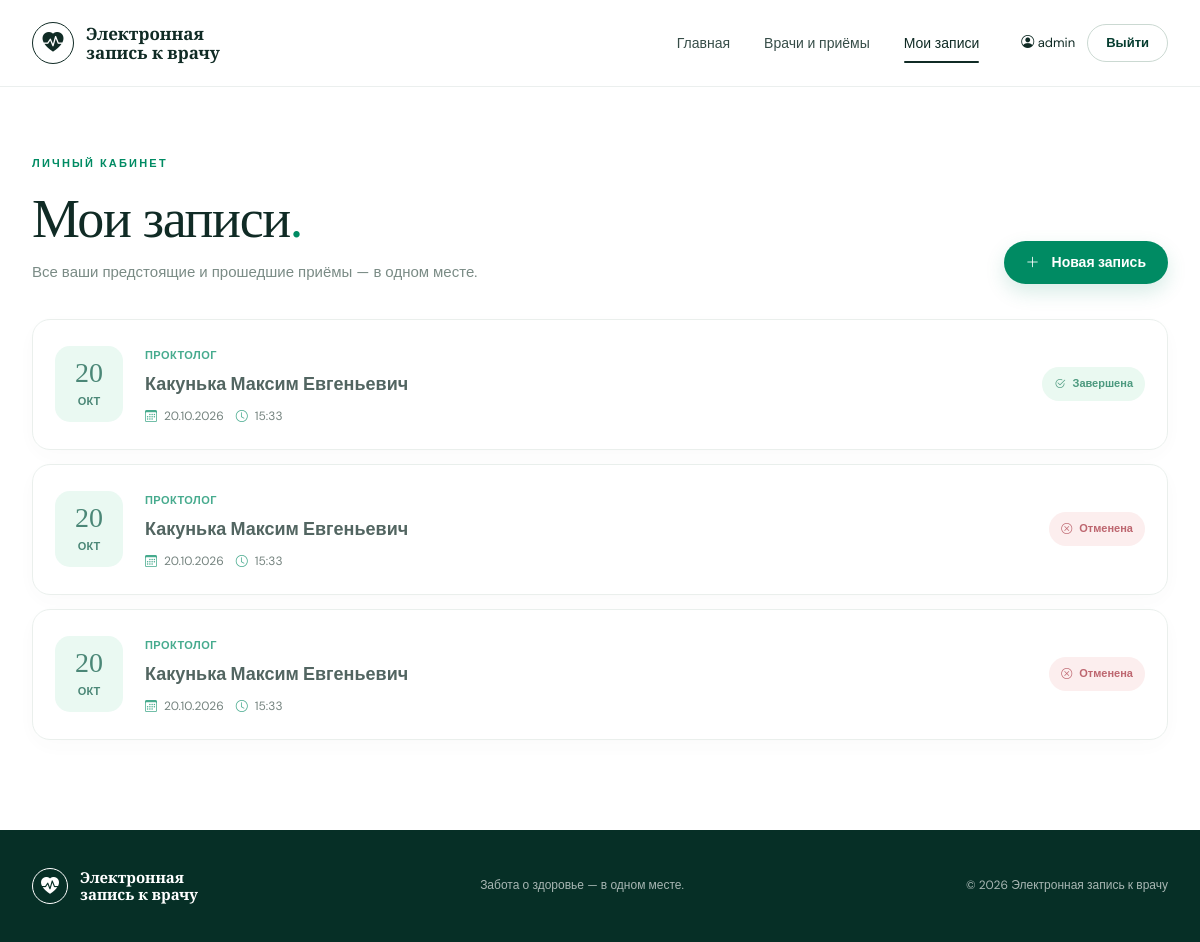
/my-appointments/ (signed in), run on an earlier commit of the app's database.
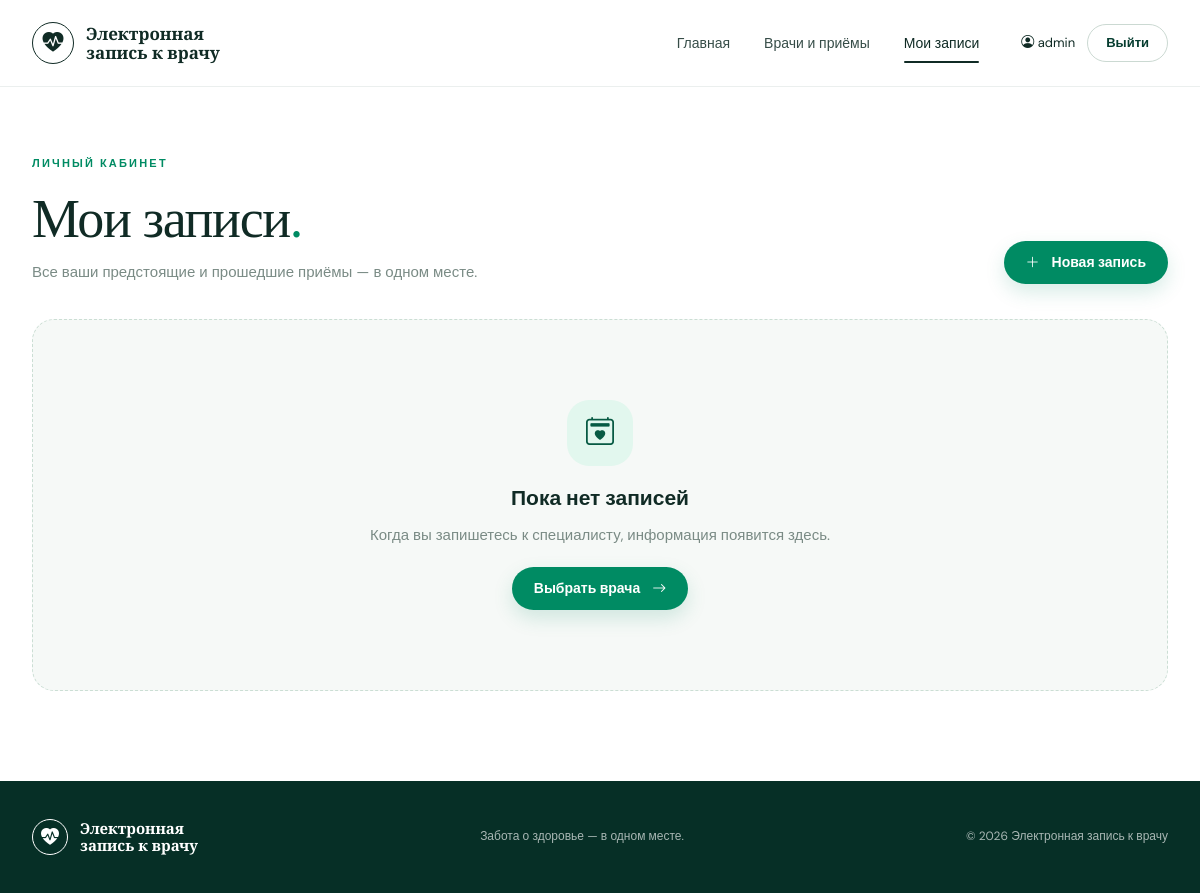
And on a later commit of the database.
### appointment/models.py (models this page shows, shortened)
class Appointment(models.Model):
    STATUS_CHOICES = [
        ('pending', 'Ожидает'),
        ('confirmed', 'Подтверждена'),
        ('cancelled', 'Отменена'),
        ('completed', 'Завершена'),
    ]
    patient = models.ForeignKey(User, on_delete=models.CASCADE, related_name="appointments")
    schedule = models.ForeignKey(Schedule, on_delete=models.CASCADE)
    status = models.CharField(max_length=20, choices=STATUS_CHOICES, default='pending')
    created_at = models.DateTimeField(auto_now_add=True)
    class Meta:
        verbose_name = "Запись"
        verbose_name_plural = "Записи"

class Schedule(models.Model):
    doctor = models.ForeignKey(Doctor, on_delete=models.CASCADE, related_name="schedules")
    date = models.DateField(verbose_name="Дата приёма")
    time = models.TimeField(verbose_name="Время приёма")
    is_available = models.BooleanField(default=True, verbose_name="Свободно")
    class Meta:
        verbose_name = "Расписание"
        verbose_name_plural = "Расписание"
        ordering = ['date', 'time']

class Doctor(models.Model):
    user = models.ForeignKey(User, on_delete=models.CASCADE, null=True, blank=True, related_name='doctor_profiles', verbose_name="Пользователь")  # ForeignKey вместо OneToOne
    name = models.CharField(max_length=200, verbose_name="ФИО доктора")
    specialization = models.CharField(max_length=100, verbose_name="Специализация")
    experience = models.IntegerField(verbose_name="Стаж (лет)", default=0)
    class Meta:
        verbose_name = "Доктор"
        verbose_name_plural = "Доктора"

### appointment/views.py (the view)
# urls.py: path('my-appointments/', views.my_appointments, name='my_appointments'),
@login_required
def my_appointments(request):
    appointments = Appointment.objects.filter(patient=request.user).select_related('schedule__doctor').order_by('-created_at')
    now = timezone.now()
    for appt in appointments:
        if appt.schedule.date < now.date():
            if appt.status in ['pending', 'confirmed']:
                appt.status = 'completed'
                appt.save()
        elif appt.schedule.date == now.date() and appt.schedule.time < now.time():
            if appt.status in ['pending', 'confirmed']:
                appt.status = 'completed'
                appt.save()
    return render(request, 'my_appointments.html', {'appointments': appointments})

### appointment/context_processors.py (called while the page is built)
def user_role(request):
    if request.user.is_authenticated:
        is_doctor = Doctor.objects.filter(user=request.user).exists()
        doctors = Doctor.objects.filter(user=request.user) if is_doctor else []
    else:
        is_doctor = False
        doctors = []
    return {
        'is_doctor': is_doctor,
        'user_doctors': doctors,
    }

### appointment/templates/my_appointments.html (shortened to what this page needs)
{% extends 'base.html' %}
{% block content %}
<section class="dashboard page-shell">
  <div class="dashboard-heading">
    <div>
      <p class="eyebrow">ЛИЧНЫЙ КАБИНЕТ</p>
      <h1>Мои записи<span>.</span></h1>
      <p>Все ваши предстоящие и прошедшие приёмы — в одном месте.</p>
    </div>
    <a class="button button-primary" href="{% url 'schedule' %}#appointments">
      <i class="bi bi-plus-lg"></i> Новая запись
    </a>
  </div>
  {% if appointments %}
    <div class="appointment-list">
    {% for a in appointments %}
      <article class="my-appointment-card {% if a.status == 'cancelled' or a.status == 'completed' %}is-cancelled{% endif %}">
        <div class="date-tile">
          <span>{{ a.schedule.date|date:'d' }}</span>
          <small>{{ a.schedule.date|date:'M' }}</small>
        </div>
        <div class="my-appointment-main">
          <span class="doctor-specialty">{{ a.schedule.doctor.specialization }}</span>
          <h2>{{ a.schedule.doctor.name }}</h2>
          <div class="appointment-meta inline-meta">
            <span><i class="bi bi-calendar3"></i> {{ a.schedule.date|date:'d.m.Y' }}</span>
            <span><i class="bi bi-clock"></i> {{ a.schedule.time|time:'H:i' }}</span>
          </div>
        </div>
        <div class="appointment-controls">
          {% if a.status == 'pending' %}
            <span class="status-pill status-pending">
              <i class="bi bi-hourglass-split"></i> Ожидает
            </span>
          {% elif a.status == 'confirmed' %}
            <span class="status-pill status-confirmed">
              <i class="bi bi-check-circle"></i> Подтверждена
            </span>
          {% elif a.status == 'cancelled' %}
            <span class="status-pill status-cancelled">
              <i class="bi bi-x-circle"></i> Отменена
            </span>
          {% elif a.status == 'completed' %}
            <span class="status-pill" style="background:#e2f7ec; color:#08734e;">
              <i class="bi bi-check2-circle"></i> Завершена
            </span>
          {% endif %}
        </div>
      </article>
    {% endfor %}
    </div>
  {% else %}
    <div class="empty-state dashboard-empty">
      <span class="empty-icon"><i class="bi bi-calendar2-heart"></i></span>
      <h2>Пока нет записей</h2>
      <p>Когда вы запишетесь к специалисту, информация появится здесь.</p>
      <a href="{% url 'schedule' %}#appointments" class="button button-primary">
        Выбрать врача <i class="bi bi-arrow-right"></i>
      </a>
    </div>
  {% endif %}
</section>
{% endblock %}

### appointment/templates/base.html (shortened to what this page needs)
{% load static %}
<!DOCTYPE html>
<html lang="ru">
<head>
    <link rel="stylesheet" href="https://cdn.jsdelivr.net/npm/bootstrap-icons@1.11.3/font/bootstrap-icons.min.css">
    <link rel="stylesheet" href="{% static 'css/style.css' %}">
</head>
<body class="{% block body_class %}{% endblock %}">
<header class="site-header {% block header_class %}{% endblock %}">
    <div class="header-inner">
        <a class="brand" href="{% url 'schedule' %}" aria-label="Электронная запись к врачу — главная">
            <span class="brand-mark"><i class="bi bi-heart-pulse-fill"></i></span>
            <span>Электронная<br>запись к врачу</span>
        </a>
        <nav class="main-nav" aria-label="Основная навигация">
            <a class="{% if request.resolver_match.url_name == 'schedule' %}active{% endif %}" href="{% url 'schedule' %}">Главная</a>
            <a href="{% url 'schedule' %}#appointments">Врачи и приёмы</a>
            {% if user.is_authenticated %}
                {% if is_doctor %}
                    <a class="{% if request.resolver_match.url_name == 'doctor_dashboard' %}active{% endif %}" href="{% url 'doctor_dashboard' %}">Кабинет врача</a>
                {% else %}
                    <a class="{% if request.resolver_match.url_name == 'my_appointments' %}active{% endif %}" href="{% url 'my_appointments' %}">Мои записи</a>
                {% endif %}
            {% endif %}
        </nav>
        <div class="header-actions">
            {% if user.is_authenticated %}
                <span class="user-greeting">
                    <i class="bi bi-person-circle"></i> {{ user.first_name|default:user.username }}
                </span>
                <a class="button button-ghost button-small" href="{% url 'logout' %}">Выйти</a>
            {% else %}
                <a class="button button-ghost button-small" href="{% url 'login' %}">Войти</a>
                <a class="button button-primary button-small" href="{% url 'register' %}">Регистрация</a>
            {% endif %}
        </div>
    </div>
</header>
<main>{% block content %}{% endblock %}</main>
<footer class="site-footer">
    <div class="footer-inner">
        <a class="brand footer-brand" href="{% url 'schedule' %}">
            <span class="brand-mark"><i class="bi bi-heart-pulse-fill"></i></span>
            <span>Электронная<br>запись к врачу</span>
        </a>
        <p>Забота о здоровье — в одном месте.</p>
        <span class="footer-copy">© 2026 Электронная запись к врачу</span>
    </div>
</footer>
</body>
</html>

### static/css/style.css (style rules this page uses)
:root { --forest:#063d30;--forest-2:#075a43;--emerald:#008b63;--emerald-bright:#12b886;--mint:#67e5bb;--mint-soft:#e2f7ee;--white:#fff;--ink:#102b25;--text:#40544e;--muted:#7a8b85;--line:#e2eae6;--surface:#f6f9f7;--danger:#b42335;--shadow:0 18px 55px rgba(7,47,36,.09);--radius:22px }
* { box-sizing:border-box }
html { scroll-behavior:smooth;scroll-padding-top:90px }
body { margin:0;background:#fff;color:var(--ink);font-family:'DM Sans',Arial,sans-serif;font-size:15px;line-height:1.6;-webkit-font-smoothing:antialiased }
a { color:inherit;text-decoration:none }
.page-shell { width:min(1380px,calc(100% - 64px));margin-inline:auto }
.site-header { position:relative;z-index:10;background:#fff;border-bottom:1px solid rgba(12,55,42,.08) }
.header-inner { width:min(1380px,calc(100% - 64px));min-height:86px;margin:auto;display:flex;align-items:center;gap:42px }
.brand { display:inline-flex;align-items:center;gap:12px;flex-shrink:0;font-family:'Playfair Display',Georgia,serif;font-size:17px;line-height:1.12;font-weight:600 }
.brand-mark { width:42px;height:42px;display:grid;place-items:center;border:1px solid currentColor;border-radius:50%;font-size:21px }
.main-nav { display:flex;align-items:center;gap:34px;margin-left:auto }
.main-nav a { position:relative;color:inherit;font-size:14px;opacity:.84;padding:9px 0 }
.main-nav a:hover,.main-nav a.active { opacity:1 }
.main-nav a.active:after { content:'';position:absolute;left:0;right:0;bottom:0;height:2px;background:currentColor;border-radius:2px }
.header-actions { display:flex;align-items:center;gap:12px }
.user-greeting { font-size:13px;white-space:nowrap }
.button { display:inline-flex;justify-content:center;align-items:center;gap:12px;border:1px solid transparent;border-radius:999px;padding:12px 21px;font-weight:600;font-size:14px;line-height:1.2;cursor:pointer;transition:transform .2s,background .2s,border-color .2s,box-shadow .2s }
.button-primary { background:var(--emerald);color:#fff;box-shadow:0 8px 20px rgba(0,139,99,.16) }
.button-ghost { color:inherit;border-color:rgba(255,255,255,.48);background:rgba(255,255,255,.06) }
.site-header:not(.header-overlay) .button-ghost { border-color:#cbd9d2;color:var(--forest) }
.button-small { padding:10px 18px;font-size:13px }
.eyebrow { margin:0 0 15px;color:var(--emerald);font-size:11px;letter-spacing:.2em;font-weight:700 }
.section-heading h2,.dashboard-heading h1,.auth-heading h2 { font-family:'Playfair Display',Georgia,serif;font-weight:500;letter-spacing:-.025em }
.empty-state { display:flex;flex-direction:column;align-items:center;text-align:center;padding:64px 24px;border:1px dashed #cbded4;border-radius:22px;background:var(--surface) }
.empty-icon { width:66px;height:66px;border-radius:22px;display:grid;place-items:center;background:var(--mint-soft);color:var(--forest-2);font-size:28px;margin-bottom:16px }
.empty-state h3,.empty-state h2 { margin:0 0 8px;font-size:21px }
.empty-state p { margin:0 0 20px;color:var(--muted) }
.site-footer { background:#062f26;color:#fff }
.footer-inner { width:min(1380px,calc(100% - 64px));margin:auto;min-height:112px;display:flex;align-items:center;justify-content:space-between;gap:24px }
.footer-brand { font-size:15px }
.footer-brand .brand-mark { width:36px;height:36px;font-size:18px }
.footer-inner p,.footer-copy { font-size:12px;color:rgba(255,255,255,.65);margin:0 }
.dashboard { padding-top:68px;padding-bottom:90px;min-height:70vh }
.dashboard-heading { display:flex;align-items:flex-end;justify-content:space-between;gap:24px;margin-bottom:35px }
.dashboard-heading h1 { font-size:clamp(38px,5vw,54px);margin:0;line-height:1.15 }
.dashboard-heading h1 span { color:var(--emerald) }
.dashboard-heading p:last-child { color:var(--muted);margin:10px 0 0 }
.dashboard-empty { padding:80px 20px }

What changed in the data, as far as the page shows it:
removed Appointment: schedule "20", schedule "ОКТ", schedule.doctor.specialization "ПРОКТОЛОГ", schedule.doctor.name "Какунька Максим Евгеньевич", schedule "20.10.2026", schedule.time "15:33", status "completed" (drawn)
removed Appointment: schedule "20", schedule "ОКТ", schedule.doctor.specialization "ПРОКТОЛОГ", schedule.doctor.name "Какунька Максим Евгеньевич", schedule "20.10.2026", schedule.time "15:33", status "cancelled" (drawn)
removed Appointment: schedule "20", schedule "ОКТ", schedule.doctor.specialization "ПРОКТОЛОГ", schedule.doctor.name "Какунька Максим Евгеньевич", schedule "20.10.2026", schedule.time "15:33", status "cancelled" (drawn)
Also different on the page:
text now shown: "Пока нет записей Когда вы запишетесь к специалисту, информация появится здесь. Выбрать врача"
